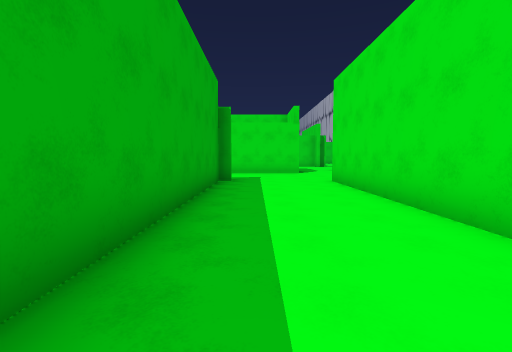
View 1 (above)

22 first-person views from a walk through a scene from a Unity 3-D project. The camera is 1.5 m above the floor, tilts 4° down and sees 85° across. The floor is counted in squares, 2 m on a side. Each view is taken from the middle of a square. On the plan, view 1 faces up. The plan holds only what a view shows up to about 10 squares ahead; the rest is blank. The place goes on beyond the plan. The player is left out. Door leaves are left out, so doorways stand open. Some surface patterns are stand-ins.

View 2
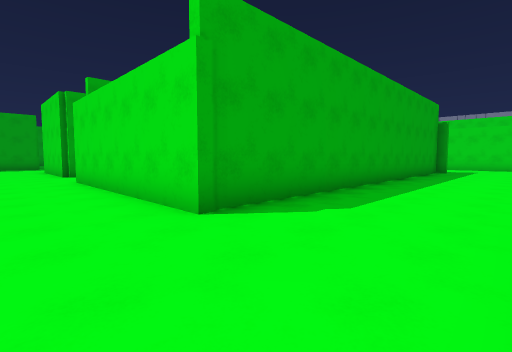

View 3
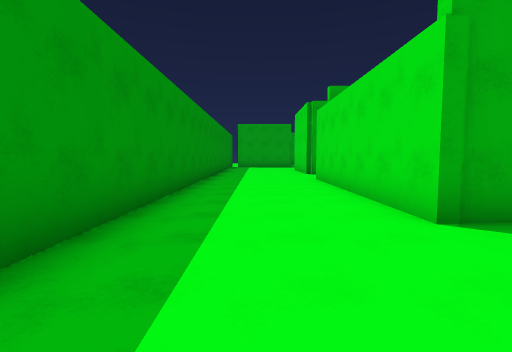

View 4
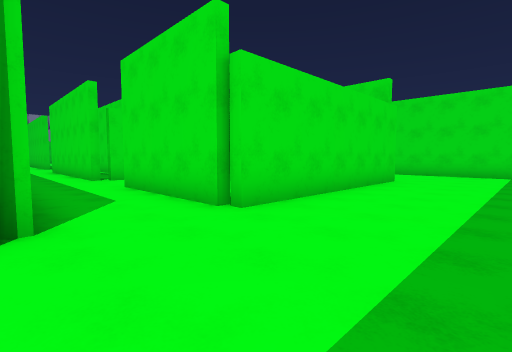

View 5
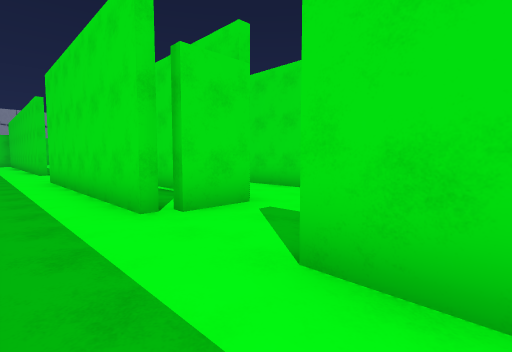

View 6
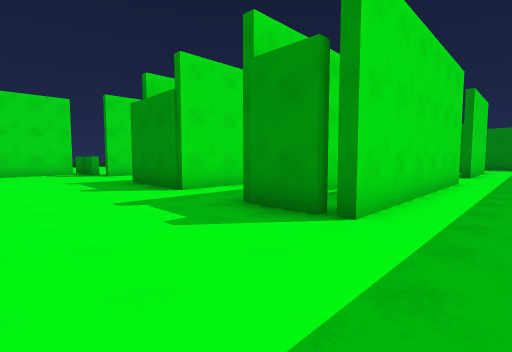

View 7
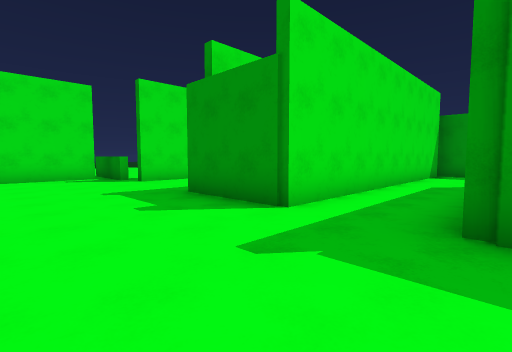

View 8
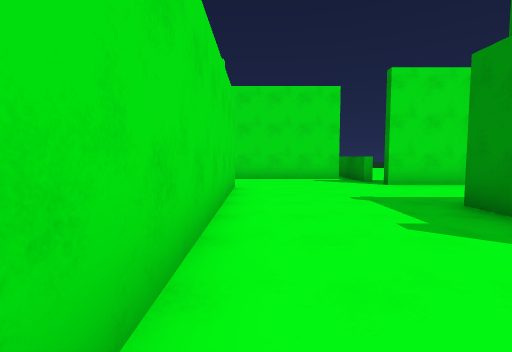

View 9
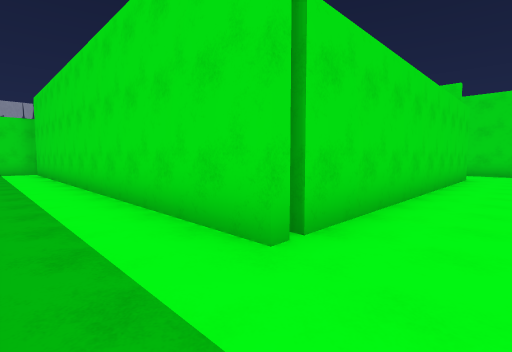

View 10
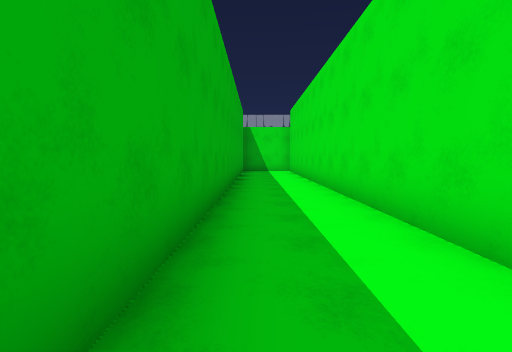

View 11
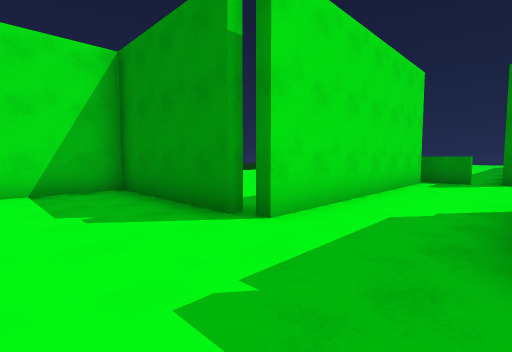

View 12
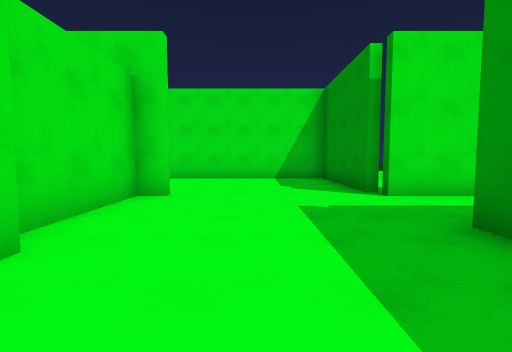

View 13
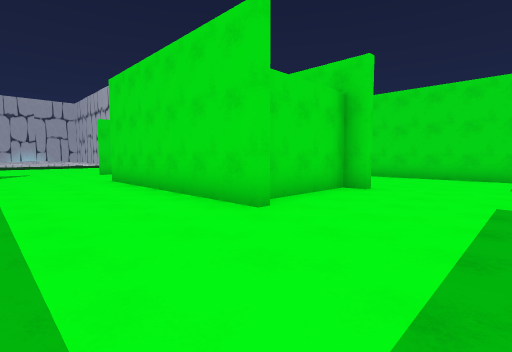

View 14
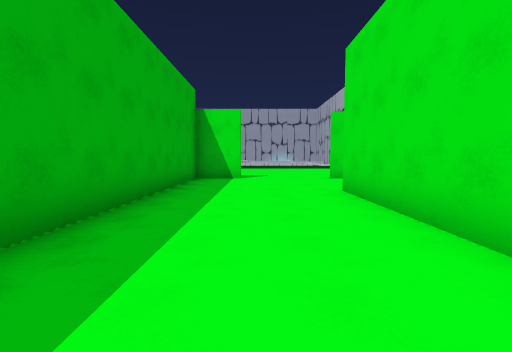

View 15
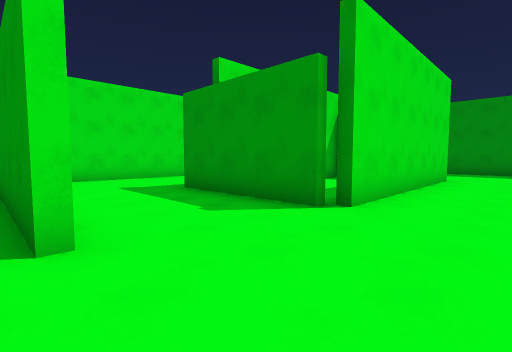

View 16
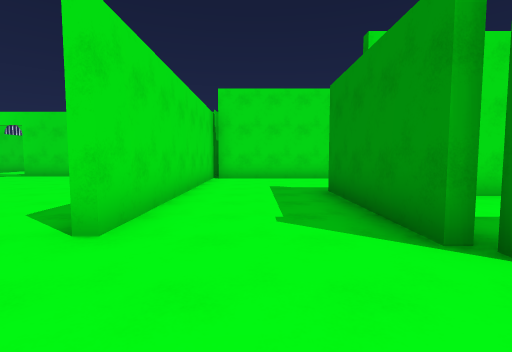

View 17
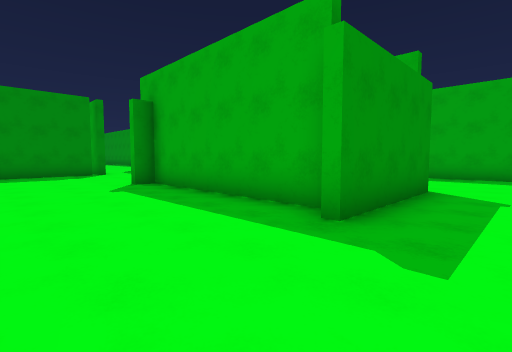

View 18
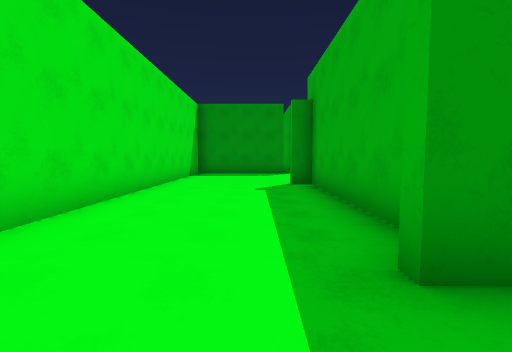

View 19
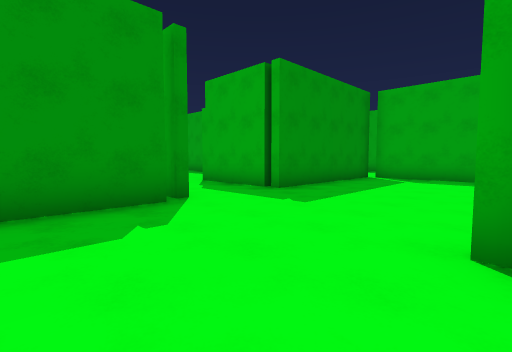

View 20
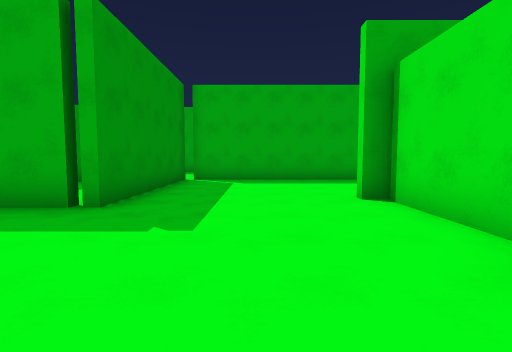

View 21
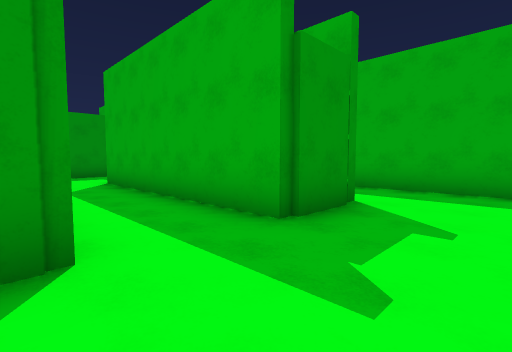

View 22
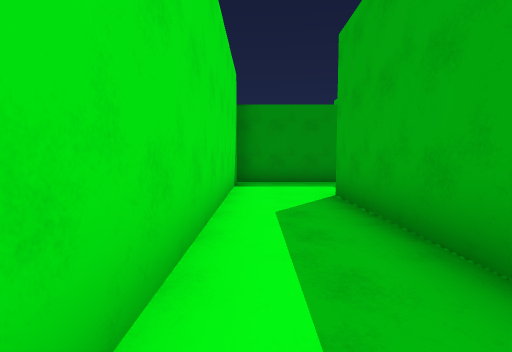

### Floor plan
Points are (right, up) in squares from view 1. A wall is a line through its corners. A room is listed if a view was taken in it or the views show most of it. See-through windows are left out.
Room 1 (views 1, 2, 3, 4, 5, 6, 7, 8, 9, 10, 21, 22)
walls: (-7.4, 2.5) (-7.4, 8.8) (-5.6, 8.8) (-5.6, 2.3) (-7.1, 2.3); (-1.1, 8.6) (-1.1, -4) (-7.4, -4) (-7.4, 0.1); (-3.5, 0.1) (-3.5, 8.8) (-0.8, 8.8); (-6.4, -0.2) (-3.4, -0.2); (2.3, 2.5) (2.3, 8.6); (-7.4, 12.5) (-7.4, 23.5); (4.2, 9.1) (4.2, 12.5); (1.9, 12.5) (-6.9, 12.5); (2.3, -6.5) (2.3, -5.1); (-8, -7.7) (0.2, -7.7); (-9.6, 20.8) (-9.6, 7.8)
ways out: opening at (3, 13) to room 2; gap at (-3, 0)
Room 2 (views 11, 12, 13, 14, 15, 16, 17, 18, 19, 20)
walls: (4.5, 25.9) (4.5, 20.3) (1.2, 20.3) (1.2, 19.8); (4.4, 20.5) (5.1, 20.5); (4.2, 19.6) (4.2, 20.3); (1.2, 26.4) (5.1, 26.4); (0.9, 19.8) (0.9, 26.1); (1.5, 29.7) (5.8, 29.7); (9, 29.5) (1.5, 29.5); (4.8, 15.7) (8.5, 15.7) (8.5, 29.2); (-1.5, 29.5) (-3.1, 29.5) (-3.1, 15.7) (1.9, 15.7) (1.9, 12.5); (4.2, 12.5) (4.2, 15.5)
ways out: opening at (3, 13) to room 1; gap at (5, 16)

Where each view was taken, in squares from view 1:
view 1: 0 up, 0 right, facing up
view 2: 6 down, 2 right, facing up-left
view 3: 6 down, 2 right, facing left
view 4: 7 down, 10 left, facing up-right
view 5: 1 down, 9 left, facing up-right
view 6: 12 up, 9 left, facing down-right
view 7: 12 up, 6 left, facing down-right
view 8: 12 up, 5 left, facing right
view 9: 11 up, 9 left, facing up-right
view 10: 11 up, 9 left, facing up
view 11: 18 up, 2 right, facing down-right
view 12: 18 up, 1 left, facing right
view 13: 17 up, 2 left, facing up-right
view 14: 20 up, 1 left, facing up
view 15: 30 up, 1 left, facing down-right
view 16: 28 up, 1 left, facing right
view 17: 28 up, 8 right, facing down-left
view 18: 28 up, 6 right, facing down
view 19: 20 up, 7 right, facing down-left
view 20: 18 up, 6 right, facing left
view 21: 11 up, 3 left, facing down-left
view 22: 8 up, 4 left, facing down
